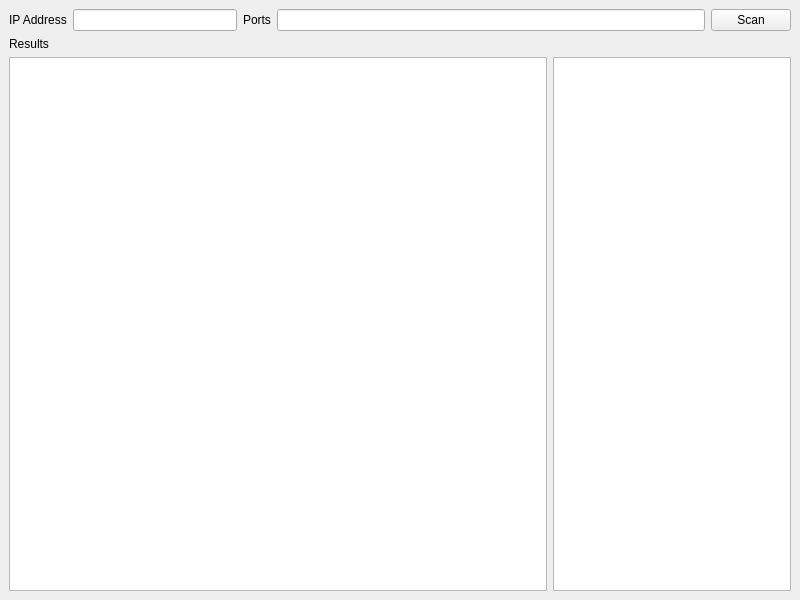
<?xml version="1.0" encoding="UTF-8"?>
<ui version="4.0">
 <class>MainWindow</class>
 <widget class="QMainWindow" name="MainWindow">
  <property name="geometry">
   <rect>
    <x>0</x>
    <y>0</y>
    <width>800</width>
    <height>600</height>
   </rect>
  </property>
  <property name="windowTitle">
   <string>MainWindow</string>
  </property>
  <widget class="QWidget" name="centralwidget">
   <layout class="QGridLayout" name="gridLayout" columnstretch="3,4,2,0">
    <item row="0" column="0">
     <layout class="QFormLayout" name="ip_box">
      <item row="0" column="0">
       <widget class="QLabel" name="ip_label">
        <property name="text">
         <string>IP Address</string>
        </property>
       </widget>
      </item>
      <item row="0" column="1">
       <widget class="QLineEdit" name="ip_input">
        <property name="text">
         <string/>
        </property>
       </widget>
      </item>
     </layout>
    </item>
    <item row="0" column="1" colspan="2">
     <layout class="QFormLayout" name="ports_box">
      <item row="0" column="1">
       <widget class="QLineEdit" name="ports_input">
        <property name="toolTip">
         <string/>
        </property>
        <property name="statusTip">
         <string/>
        </property>
        <property name="whatsThis">
         <string/>
        </property>
       </widget>
      </item>
      <item row="0" column="0">
       <widget class="QLabel" name="ports_label">
        <property name="text">
         <string>Ports</string>
        </property>
       </widget>
      </item>
     </layout>
    </item>
    <item row="0" column="3">
     <widget class="QPushButton" name="scan_button">
      <property name="text">
       <string>Scan</string>
      </property>
     </widget>
    </item>
    <item row="1" column="0">
     <widget class="QLabel" name="results_label">
      <property name="text">
       <string>Results</string>
      </property>
     </widget>
    </item>
    <item row="2" column="0" colspan="2">
     <widget class="QTextEdit" name="scan_result_view"/>
    </item>
    <item row="2" column="2" colspan="2">
     <widget class="QTableWidget" name="ports_table"/>
    </item>
   </layout>
  </widget>
 </widget>
 <resources/>
 <connections/>
</ui>
